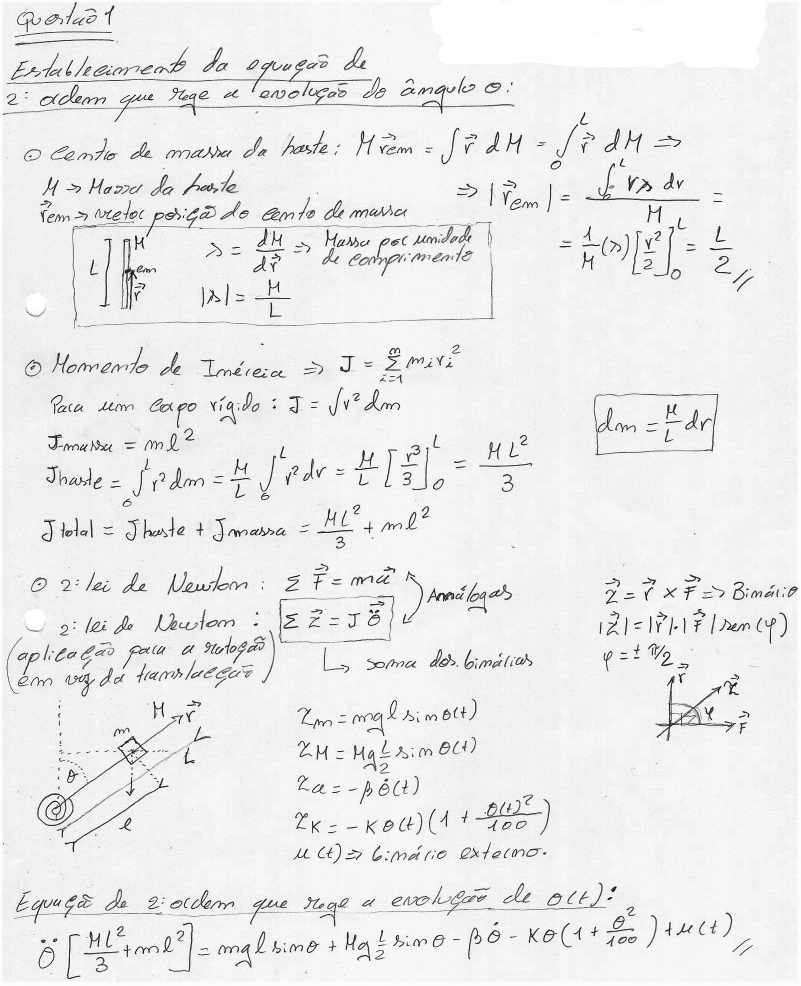
%> input picture LAB3/figures/10001.jpg, 1602 x 1971 px (shown at 1/2 size)
$ octave lab3.m   (GNU Octave 9; MATLAB toolbox functions it lacks are replaced by stand-ins)
%> lines starting %> are read from the running program, lines starting %| are printed output that depends on the picture
%% Trabalho de Laboratório nº3 - Dinâmica de um metrónomo básico
%
%   Autor: Diogo Vilar Sardinha
%
%%
close all;
clear;
n=1;
% inicialização do contador para as figuras
%% Questão 1 - Equação diferencial
%
n=1; % inicialização do contador para as figuras
figure(n)
n=n+1;I = imread('./figures/10001.jpg');
%> further down, I is the input picture: size 1971x1602x3 uint8; min 0, max 255, mean 235.6
imshow(I);
%% Questão 2 - Modelo de Estado
%
figure(n)
n=n+1;
I = imread('./figures/10002.png');
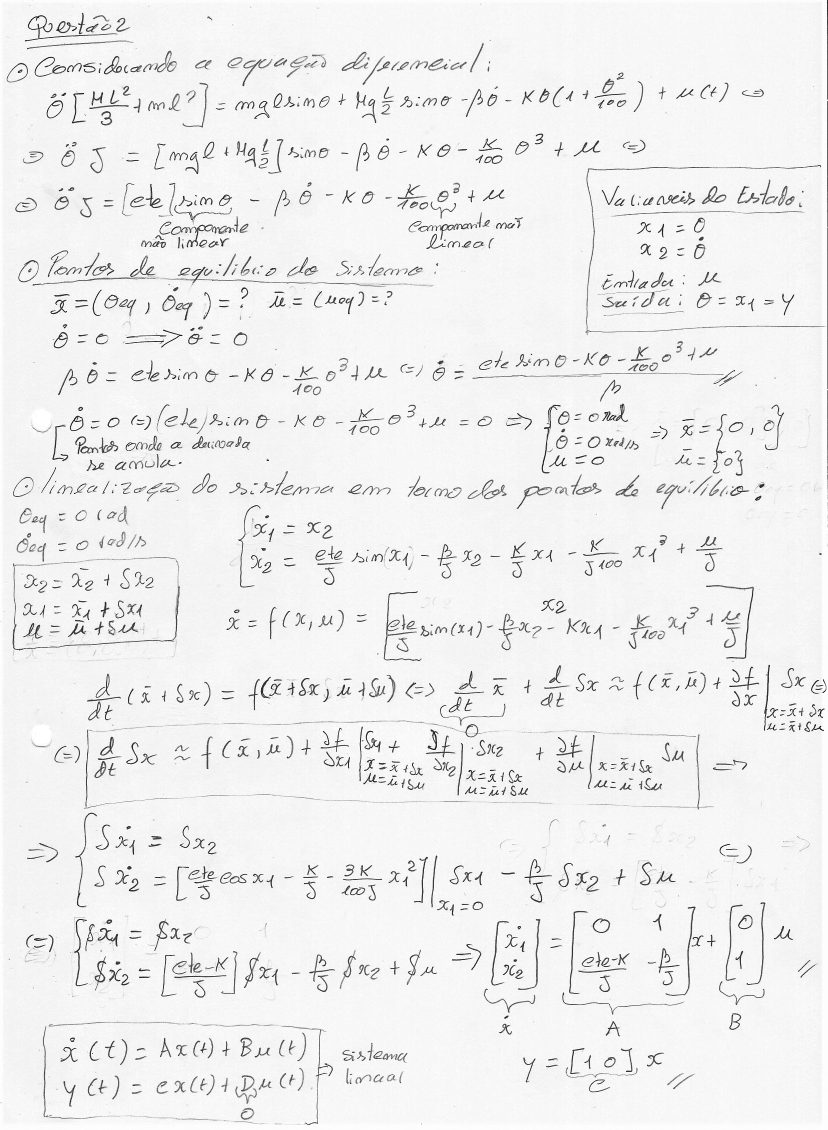
%> input picture LAB3/figures/10002.png, 1656 x 2259 px (shown at 1/2 size)
%> I is the input picture: size 2259x1656x3 uint8; min 0, max 255, mean 238.6
imshow(I);
%% Questão 3 e 4 - Função de Transferência
%
figure(n)
n=n+1;
I = imread('./figures/10003.png');
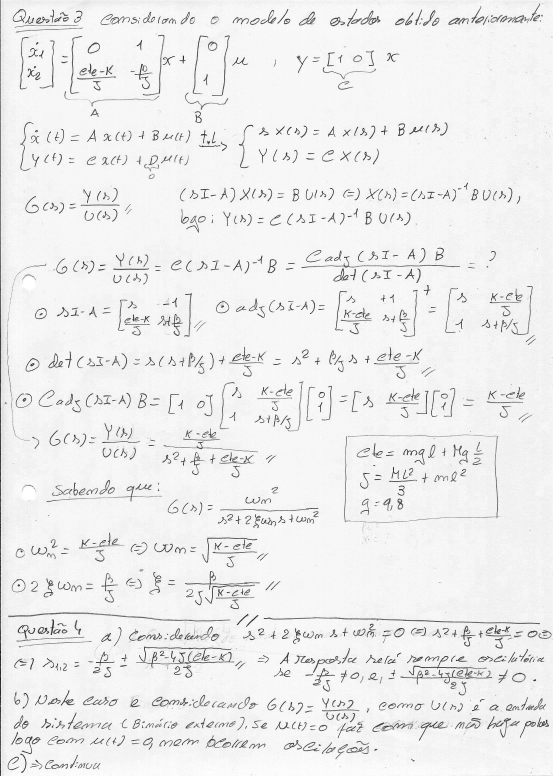
%> input picture LAB3/figures/10003.png, 1659 x 2327 px (shown at 1/3 size)
%> I is the input picture: size 2327x1659x3 uint8; min 0, max 255, mean 237.4
J = imresize(I, 0.7);
imshow(J);
figure(n)
n=n+1;
I = imread('./figures/10004.png');
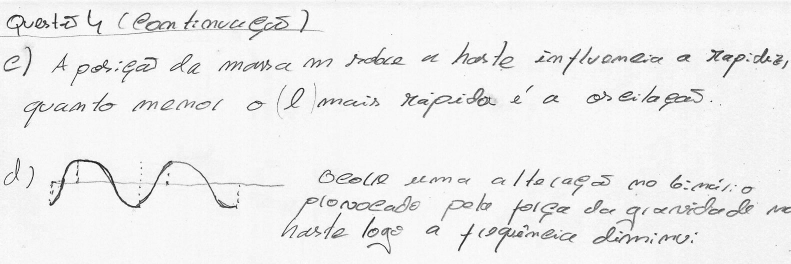
%> input picture LAB3/figures/10004.png, 1581 x 527 px (shown at 1/2 size)
%> I is the input picture: size 527x1581x3 uint8; min 1, max 255, mean 238.4
J = imresize(I, 0.7);
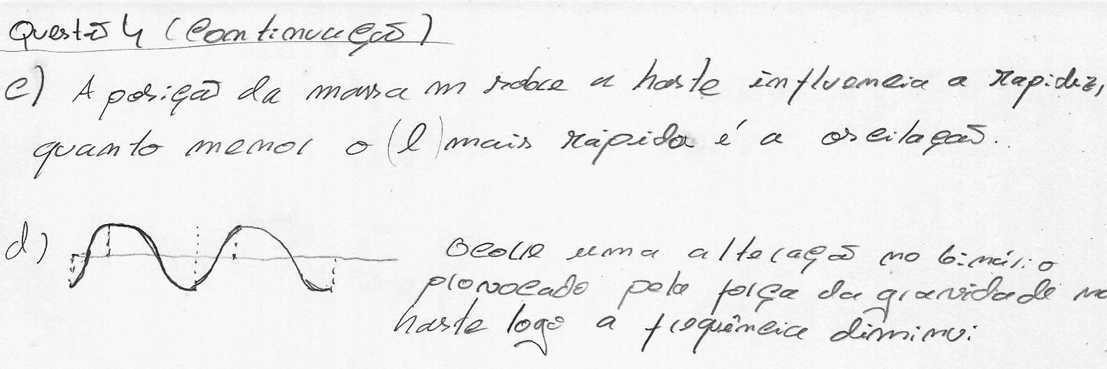
%> J: size 369x1107x3 uint8; min 10, max 255, mean 238.4
imshow(J);
%% Questão 5
%%
% Diagrama de blocos que simula a dinâmica de um metrónomo básico
open_system('Q5')
%> (this line was passed over: open_system is not available in this run)
%%
% De acordo com o modelo obtido na preparação teórica obtemos:

% Dados do enunciado:
L=0.5;      % comprimento da haste
M=0.15;     % peso da haste
l=0.4;      % Distancia a que está a massa da origem
m=0.2;      % peso da massa
k=3;        % constante da mola
beta=0.1;   % coeficiente de atrito
g=9.8;      % aceleração da gravidade

% Condições Inicias:
teta0 = 0;  % ângulo inicial
v0 = pi/4 ; % velocidade angular inicial

% Valores do ganhos da retroacção da velocidade angular e do ângulo como
% é representado no diagrama de blocos:
cte1 = (beta) / ( ((M*(L^2))/3) + m*(l^2) );
cte2 = ( m*g*l + (M*g*L/2) -k ) / ( ((M*(L^2))/3) + m*(l^2) );

U=0; % Binário aplicado

sim('Q5',7)
%> (this line was passed over: sim is not available in this run)

%%
% Representação da evolução do ângulo e velocidade angular do sistema ao
% longo do tempo:
figure(n)
n=n+1;
hold all;
subplot(2,1,1)
plot(t,teta)
%> (this line was passed over: t is not available in this run)
xlabel('Tempo [s]')
ylabel('{\theta}   [rad]')
grid on
title('Variação da Posição angular {\theta(t)}')
subplot(2,1,2)
plot(t,v)
%> (this line was passed over: t is not available in this run)
xlabel('Tempo [s]')
ylabel(' {d\theta }/{dt}   [rad/s]')
grid on
title('Variação da Velocidade angular {d\theta(t)}/{dt} ')

%%
% Representação da evolução do ângulo e velocidade angular do sistema no
% espaço de estados:
figure(n)
n=n+1;
plot(teta,v)
%> (this line was passed over: teta is not available in this run)
title('Representação das variáveis de estado no espaço de estados')
xlabel('{\theta}   [rad]')
ylabel('{d\theta }/{dt}    [rad/s]')
grid on
%%
% Trata-se de um foco estável.

%% Questão 6
%%

J = ((M*(L^2))/3) + m*(l^2); % Momento de inércia
A = [0 1;(m*g*l+(M*g*L/2)-k)/(((M*(L^2))/3)+m*(l^2)) -beta/J];
B = [0 1]';
C = [1 0;0 1];
D = [0 0]';
x0 = [0 pi/4]';

%%
% O diagrama de Simulink que simula o sistema recorrendo a um bloco de
% modelo de estado pré-definido é:

open_system('Q6')
%> (this line was passed over: open_system is not available in this run)

%%
% As matrizes A e B foram obtidas na resolução teorica.
%
% Para efeitos de simulação, a matriz C é definida por C=[1 0;0 1]. Desta
% forma a saída Y é uma matriz que contém as variáveis de estado (posição e
% velocidade angular).
%
% A matriz D é uma matriz nula.

%% Questão 7
%%
% Representação grafica da resposta no tempo para $\enspace$ ${\beta}$=0 e
% $\enspace$ ${\beta}$=1.

beta_aux=[0 1];
figure(n)
fig = figure(n);
set(fig, 'Position', [0, 0, 900, 500])  % x, y, largura e comprimento da figura
n=n+1;
hold all;
for p=1:2
    beta=beta_aux(p);
    A = [0 1;(m*g*l+(M*g*L/2)-k)/(((M*(L^2))/3)+m*(l^2)) -beta/J];
%> (the run ends here)
